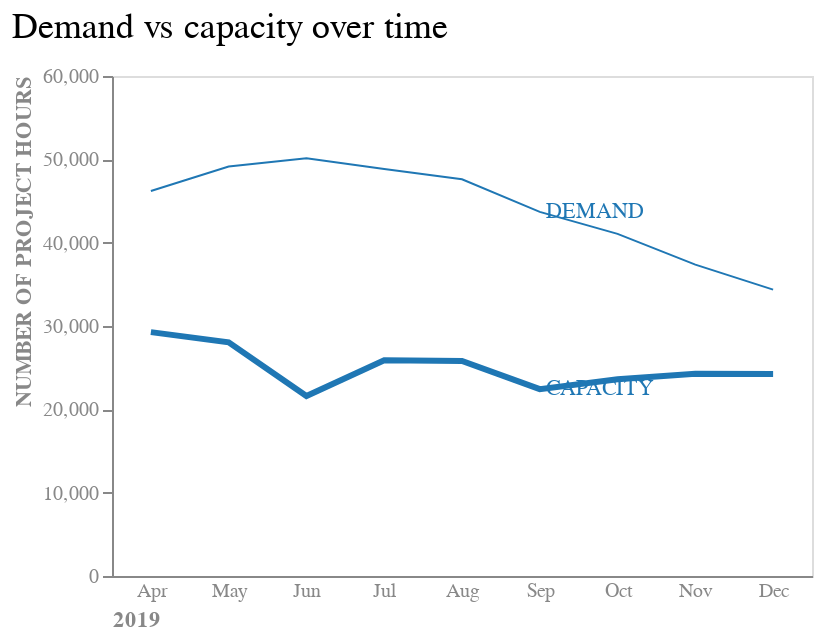

The code cell stored with this chart in its notebook:
### Markdown cell above
#### Line graph

Cleaner than the bar chart, the next step was to convey the data using the line graph, with the labeling beside each line, along with the final value of the year. This helps the viewer to visualize the difference between the capacity and the demand.

### Code cell
# Line graph
line = alt.Chart(bar_table, title = alt.Title(
    "Demand vs capacity over time",
    fontSize = 18,
    fontWeight = 'normal',
    anchor = 'start',
    offset = 10
    )).mark_line().encode(
    y = alt.Y('Value', 
              axis = alt.Axis(grid = False, titleAnchor = 'end', labelColor = "#888888", titleColor = '#888888'), 
              scale = alt.Scale(domain = [0, 60000]), 
              title = "NUMBER OF PROJECT HOURS"),
    x = alt.X('month', 
              sort = None, 
              axis = alt.Axis(labelAngle = 0, titleAnchor = 'start', labelColor = "#888888", titleColor = '#888888', ticks = False), 
              title = "2019"),
    color = alt.Color('Metric', scale = alt.Scale(range = ['#1f77b4', '#1f77b4']), legend = None),
    strokeWidth = alt.condition(
        "datum.Metric == 'CAPACITY'",
        alt.value(3),
        alt.value(1))
).properties(
    width=350,
    height=250
)

# Label
label = alt.Chart(bar_table).mark_text(align = 'left', dx = 3).encode(
    x = alt.X('month', sort = None, aggregate = 'max'),
    y = alt.Y('Value', aggregate = {'argmax': 'month'}),
    text = alt.Text('Metric'),
    color = alt.Color('Metric', scale = alt.Scale(range = ['#1f77b4', '#1f77b4']))
)

line + label

### Figure 1 — Vega-Lite specification as saved in the notebook (floating-point values rounded to 4 significant figures)
{"config": {"view": {"continuousWidth": 300, "continuousHeight": 300}}, "layer": [{"mark": {"type": "line"}, "encoding": {"color": {"field": "Metric", "legend": null, "scale": {"range": ["#1f77b4", "#1f77b4"]}, "type": "nominal"}, "strokeWidth": {"condition": {"test": "datum.Metric == 'CAPACITY'", "value": 3}, "value": 1}, "x": {"axis": {"labelAngle": 0, "labelColor": "#888888", "ticks": false, "titleAnchor": "start", "titleColor": "#888888"}, "field": "month", "sort": null, "title": "2019", "type": "nominal"}, "y": {"axis": {"grid": false, "labelColor": "#888888", "titleAnchor": "end", "titleColor": "#888888"}, "field": "Value", "scale": {"domain": [0, 60000]}, "title": "NUMBER OF PROJECT HOURS", "type": "quantitative"}}, "title": {"text": "Demand vs capacity over time", "anchor": "start", "fontSize": 18, "fontWeight": "normal", "offset": 10}}, {"mark": {"type": "text", "align": "left", "dx": 3}, "encoding": {"color": {"field": "Metric", "scale": {"range": ["#1f77b4", "#1f77b4"]}, "type": "nominal"}, "text": {"field": "Metric", "type": "nominal"}, "x": {"aggregate": "max", "field": "month", "sort": null, "type": "nominal"}, "y": {"aggregate": {"argmax": "month"}, "field": "Value", "type": "quantitative"}}}], "data": {"name": "data-f53bb01febd214e9ecb3cb7fbc625fc6"}, "height": 250, "width": 350, "$schema": "https://vega.github.io/schema/vega-lite/v5.15.1.json", "datasets": {"data-f53bb01febd214e9ecb3cb7fbc625fc6": [{"Metric": "CAPACITY", "Value": 29263, "year": 2019, "month": "Apr"}, {"Metric": "CAPACITY", "Value": 28037, "year": 2019, "month": "May"}, {"Metric": "CAPACITY", "Value": 21596, "year": 2019, "month": "Jun"}, {"Metric": "CAPACITY", "Value": 25895, "year": 2019, "month": "Jul"}, {"Metric": "CAPACITY", "Value": 25813, "year": 2019, "month": "Aug"}, {"Metric": "CAPACITY", "Value": 22427, "year": 2019, "month": "Sep"}, {"Metric": "CAPACITY", "Value": 23605, "year": 2019, "month": "Oct"}, {"Metric": "CAPACITY", "Value": 24263, "year": 2019, "month": "Nov"}, {"Metric": "CAPACITY", "Value": 24243, "year": 2019, "month": "Dec"}, {"Metric": "DEMAND", "Value": 46193, "year": 2019, "month": "Apr"}, {"Metric": "DEMAND", "Value": 49131, "year": 2019, "month": "May"}, {"Metric": "DEMAND", "Value": 50124, "year": 2019, "month": "Jun"}, {"Metric": "DEMAND", "Value": 48850, "year": 2019, "month": "Jul"}, {"Metric": "DEMAND", "Value": 47602, "year": 2019, "month": "Aug"}, {"Metric": "DEMAND", "Value": 43697, "year": 2019, "month": "Sep"}, {"Metric": "DEMAND", "Value": 41058, "year": 2019, "month": "Oct"}, {"Metric": "DEMAND", "Value": 37364, "year": 2019, "month": "Nov"}, {"Metric": "DEMAND", "Value": 34364, "year": 2019, "month": "Dec"}]}}
